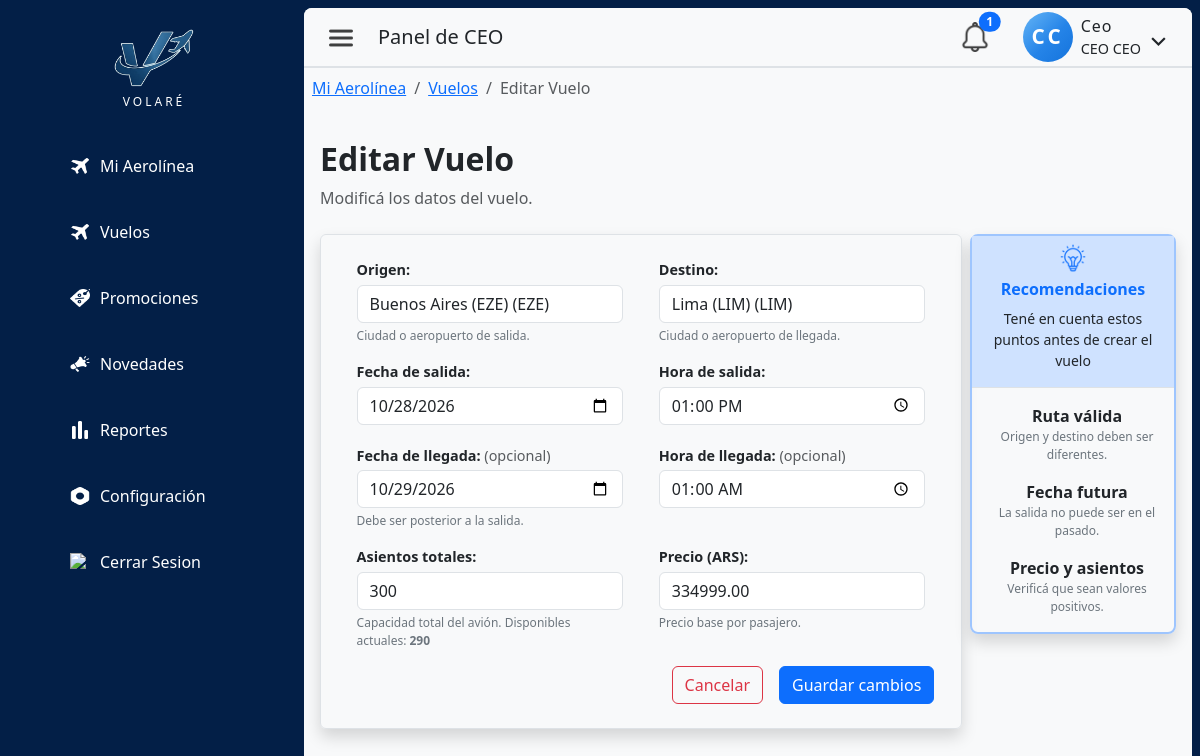
/index.php?pagina=vuelo&id=1 (signed in), run on the app's committed database.
### tables this page shows
CREATE TABLE `vuelo` (
  `idVuelo` int NOT NULL AUTO_INCREMENT,
  `idAerolinea` int NOT NULL,
  `origenVuelo` varchar(245) NOT NULL,
  `codigoOrigen` varchar(3) DEFAULT NULL,
  `destinoVuelo` varchar(245) NOT NULL,
  `codigoDestino` varchar(3) DEFAULT NULL,
  `fechaHoraSalidaVuelo` datetime NOT NULL,
  `fechaHoraLlegadaVuelo` datetime NOT NULL,
  `asientosTotales` int NOT NULL DEFAULT '0',
  `asientosDisponibles` int NOT NULL DEFAULT '0',
  `precioVuelo` decimal(10,2) NOT NULL,
  `fechaCreacion` datetime NOT NULL DEFAULT CURRENT_TIMESTAMP,
  PRIMARY KEY (`idVuelo`),
  KEY `fk_vuelo_1_idx` (`idAerolinea`),
  CONSTRAINT `fk_vuelo_1` FOREIGN KEY (`idAerolinea`) REFERENCES `aerolinea` (`idAerolinea`)
);

### src/config/app.php (called while the page is built, shortened)
<?php
function url(string $path = ''): string {
    $path = ltrim($path, '/');
    return APP_BASE . '/' . $path;
}

### src/controllers/VueloController.php (called while the page is built, shortened)
<?php
class VueloController {
    private $conexion;
    public function __construct($conexion) {
        $this->conexion = $conexion;
    }
    public function obtenerVueloPorId(int $idVuelo): ?array {
        $query = "SELECT * FROM vuelo WHERE idVuelo = ?";
        $stmt = mysqli_prepare($this->conexion, $query);
        mysqli_stmt_bind_param($stmt, 'i', $idVuelo);
        mysqli_stmt_execute($stmt);
        $fila = mysqli_fetch_assoc(mysqli_stmt_get_result($stmt));
        return $fila ?: null;
    }
}

### src/views/ceo/vueloForm.php (the view, shortened to what this page needs)
<?php
require_once __DIR__ . '/../../controllers/VueloController.php';
$ctrl = new VueloController($link);
$id          = (int)($_GET['id'] ?? 0);
$modoEditar  = $id > 0;
$vuelo       = null;
if ($modoEditar) {
    $vuelo = $ctrl->obtenerVueloPorId($id);
}
$fechaVal = '';
$horaVal  = '';
$fechaLlegadaVal = '';
$horaLlegadaVal  = '';
if ($modoEditar) {
    $fechaVal = date('Y-m-d', strtotime($vuelo['fechaHoraSalidaVuelo']));
    $horaVal  = date('H:i',   strtotime($vuelo['fechaHoraSalidaVuelo']));
    $fechaLlegadaVal = date('Y-m-d', strtotime($vuelo['fechaHoraLlegadaVuelo']));
    $horaLlegadaVal  = date('H:i',   strtotime($vuelo['fechaHoraLlegadaVuelo']));
}
?>
<!DOCTYPE html>
<html lang="es-419">
<head>
    <link href="https://cdn.jsdelivr.net/npm/bootstrap@5.3.8/dist/css/bootstrap.min.css" rel="stylesheet">
    <link rel="stylesheet" href="<?= url('public/css/admin.css') ?>">
    <link rel="stylesheet" href="<?= url('public/css/layout/headerAdmin.css') ?>">
</head>
<body>
<div class="d-flex min-vh-100 row g-0 m-0 p-2 pe-2">
    <aside class="admin-sidebar text-white d-none d-md-block col-md-3 col-xxl-1 pe-1">
        <?php require __DIR__ . '/../layouts/sidebarAdmin.php'; ?>
    </aside>
    <div class="admin-main col-12 col-md-11 col-xxl-10 bg-light rounded-3 overflow-hidden">
        <header class="admin-header">
            <?php require __DIR__ . '/../layouts/headerAdmin.php'; ?>
        </header>
        <main class="container-fluid d-flex flex-column gap-3 p-2 admin-content">
            <nav aria-label="breadcrumb">
                <ol class="breadcrumb">
                    <li class="breadcrumb-item"><a href="<?= url('index.php?pagina=ceo') ?>">Mi Aerolínea</a></li>
                    <li class="breadcrumb-item"><a href="<?= url('index.php?pagina=vuelos') ?>">Vuelos</a></li>
                    <li class="breadcrumb-item active"><?= $modoEditar ? 'Editar Vuelo' : 'Crear Vuelo' ?></li>
                </ol>
            </nav>
            <div class="contForm col-12 d-flex flex-column p-2">
                <h2 class="fw-bold"><?= $modoEditar ? 'Editar Vuelo' : 'Crear Vuelo' ?></h2>
                <p class="text-muted"><?= $modoEditar ? 'Modificá los datos del vuelo.' : 'Registrá un nuevo vuelo para tu aerolínea.' ?></p>
                <form id="formVuelo"
                    action="<?= $modoEditar
                        ? url('src/routes/vuelo.php?accion=editar&id=' . $id)
                        : url('src/routes/vuelo.php?accion=crear') ?>"
                    method="POST"
                    class="row mt-2 m-0 g-0 p-0 gap-2"
                >
                    <div class="col-12 col-lg-9 border shadow rounded-2 py-4">
                        <div class="row d-flex justify-content-evenly m-0 g-0 p-0">
                            <div class="form-group d-flex flex-column gap-1 col-sm-5 col-11">
                                <label class="form-label-t" for="origen">Origen:</label>
                                <input type="text" name="origen" id="origen"
                                    class="form-control ctm-inp"
                                    list="lista-aeropuertos"
                                    required
                                    autocomplete="off"
                                    placeholder="Buenos Aires (EZE)"
                                    value="<?= $modoEditar ? htmlspecialchars($vuelo['origenVuelo'] . ' (' . ($vuelo['codigoOrigen'] ?? '') . ')') : '' ?>"
                                >
                                <p id="infoOrigen" class="form-text-info">Ciudad o aeropuerto de salida.</p>
                            </div>
                            <div class="form-group d-flex flex-column gap-1 col-sm-5 col-11">
                                <label class="form-label-t" for="destino">Destino:</label>
                                <input type="text" name="destino" id="destino"
                                    class="form-control ctm-inp"
                                    list="lista-aeropuertos"
                                    required
                                    autocomplete="off"
                                    placeholder="Madrid (MAD)"
                                    value="<?= $modoEditar ? htmlspecialchars($vuelo['destinoVuelo'] . ' (' . ($vuelo['codigoDestino'] ?? '') . ')') : '' ?>"
                                >
                                <p id="infoDestino" class="form-text-info">Ciudad o aeropuerto de llegada.</p>
                            </div>
                        </div>
                        <div class="row d-flex justify-content-evenly m-0 g-0 p-0">
                            <div class="form-group d-flex flex-column gap-1 col-sm-5 col-11">
                                <label class="form-label-t" for="fecha">Fecha de salida:</label>
                                <input type="date" name="fecha" id="fecha"
                                    class="form-control ctm-inp" required
                                    min="<?= date('Y-m-d') ?>"
                                    value="<?= $fechaVal ?>">
                            </div>
                            <div class="form-group d-flex flex-column gap-1 col-sm-5 col-11">
                                <label class="form-label-t" for="hora">Hora de salida:</label>
                                <input type="time" name="hora" id="hora"
                                    class="form-control ctm-inp" required
                                    value="<?= $horaVal ?>">
                            </div>
                        </div>
                        <div class="row d-flex justify-content-evenly m-0 g-0 p-0">
                            <div class="form-group d-flex flex-column gap-1 col-sm-5 col-11">
                                <label class="form-label-t" for="fecha_llegada">Fecha de llegada: <span class="text-muted fw-normal">(opcional)</span></label>
                                <input type="date" name="fecha_llegada" id="fecha_llegada"
                                    class="form-control ctm-inp"
                                    min="<?= date('Y-m-d') ?>"
                                    value="<?= $fechaLlegadaVal ?>">
                                <p id="infoFechaLlegada" class="form-text-info">Debe ser posterior a la salida.</p>
                            </div>
                            <div class="form-group d-flex flex-column gap-1 col-sm-5 col-11">
                                <label class="form-label-t" for="hora_llegada">Hora de llegada: <span class="text-muted fw-normal">(opcional)</span></label>
                                <input type="time" name="hora_llegada" id="hora_llegada"
                                    class="form-control ctm-inp"
                                    value="<?= $horaLlegadaVal ?>">
                            </div>
                        </div>
                        <div class="row d-flex justify-content-evenly m-0 g-0 p-0">
                            <div class="form-group d-flex flex-column gap-1 col-sm-5 col-11">
                                <label class="form-label-t" for="asientos_totales">Asientos totales:</label>
                                <input type="number" name="asientos_totales" id="asientos_totales"
                                    class="form-control ctm-inp" required min="1"
                                    placeholder="150"
                                    value="<?= $modoEditar ? $vuelo['asientosTotales'] : '' ?>">
                                <p id="infoAsientos" class="form-text-info">
                                    Capacidad total del avión.
                                    <?php if ($modoEditar): ?>
                                        Disponibles actuales: <strong><?= $vuelo['asientosDisponibles'] ?></strong>
                                    <?php endif; ?>
                                </p>
                            </div>
                            <div class="form-group d-flex flex-column gap-1 col-sm-5 col-11">
                                <label class="form-label-t" for="precio">Precio (ARS):</label>
                                <input type="number" name="precio" id="precio"
                                    class="form-control ctm-inp" required min="0.01" step="0.01"
                                    placeholder="85000"
                                    value="<?= $modoEditar ? $vuelo['precioVuelo'] : '' ?>">
                                <p id="infoPrecio" class="form-text-info">Precio base por pasajero.</p>
                            </div>
                        </div>
                        <div class="row d-flex justify-content-evenly m-0 g-0 p-0">
                            <div class="d-grid gap-2 d-md-flex justify-content-md-end col-11">
                                <a href="<?= url('index.php?pagina=vuelos') ?>"
                                    class="btn btn-outline-danger me-md-2">Cancelar</a>
                                <button type="submit" class="btn btn-primary">
                                    <?= $modoEditar ? 'Guardar cambios' : 'Crear Vuelo' ?>
                                </button>
                            </div>
                        </div>
                    </div>
                    <div class="d-none d-lg-flex col-lg flex-column align-items-center gap-4">
                        <div class="d-flex flex-column border border-2 border-primary-subtle w-100 rounded-3 shadow" id="recomendacionesBox">
                            <div class="tituloBoxErrores bg-primary-subtle border-bottom d-flex flex-column align-items-center justify-content-center">
                                <img src="<?= url('public/img/icons/luz.png') ?>" alt="icono alerta validaciones formulario" class="img-fluid my-2" style="width:28px;height:28px;">
                                <h5 class="text-primary">Recomendaciones</h5>
                                <p class="text-break text-center px-2">Tené en cuenta estos puntos antes de crear el vuelo</p>
                            </div>
                            <div class="recomendaBoxContent d-flex flex-column align-items-center py-3 ps-2">
                                <div class="d-flex gap-2 mb-3 w-100 justify-content-center">
                                    <div>
                                        <p class="m-0 fw-semibold text-center">Ruta válida</p>
                                        <p class="m-0 form-text-info text-center">Origen y destino deben ser diferentes.</p>
                                    </div>
                                </div>
                                <div class="d-flex gap-2 mb-3 w-100 justify-content-center">
                                    <div>
                                        <p class="m-0 fw-semibold text-center">Fecha futura</p>
                                        <p class="m-0 form-text-info text-center">La salida no puede ser en el pasado.</p>
                                    </div>
                                </div>
                                <div class="d-flex gap-2 w-100 justify-content-center">
                                    <div>
                                        <p class="m-0 fw-semibold text-center">Precio y asientos</p>
                                        <p class="m-0 form-text-info text-center">Verificá que sean valores positivos.</p>
                                    </div>
                                </div>
                            </div>
                        </div>
                    </div>
                </form>
            </div>
        </main>
    </div>
</div>
</body>
</html>

### public/css/admin.css (style rules this page uses)
html, body { height: 100%; overflow: auto; }
body { margin: 0; padding: 0; background-color: #031f47; }
.admin-sidebar { height: calc(100vh - 16px); flex-shrink: 0; }
.admin-main { height:auto; display: flex; flex-direction: column; }
.admin-sidebar, .admin-main { transition: width 0.3s ease, flex-basis 0.3s ease, max-width 0.3s ease; }
.admin-content { flex: 1; overflow-y: visible; min-height: auto; height: auto; }
.form-label-t { font-size: 0.9rem; font-weight: 600; }
.form-text-info { font-size: 0.75rem; font-weight: 400; color: #6c757d; }
.tituloBoxErrores { min-height: 80px; }
.tituloBoxErrores h5 { font-size: 1rem; font-weight: 600; }
.tituloBoxErrores p { font-size: 0.875rem; }

### data on the page
vuelo: origen "Buenos Aires (EZE) (EZE)", destino "Lima (LIM) (LIM)", fecha "10/28/2026", hora "13:00", fecha_llegada "10/29/2026", hora_llegada "01:00", asientos_totales "300", asientosDisponibles "290", precio "334999.00"

### other printed values
$link['label'] "Mi Aerolínea"
$link['label'] "Vuelos"
$link['label'] "Promociones"
$link['label'] "Novedades"
$link['label'] "Reportes"
$link['label'] "Configuración"
$rol "Ceo"
$usuario['nombre'] "CEO"
$usuario['apellido'] "CEO"
